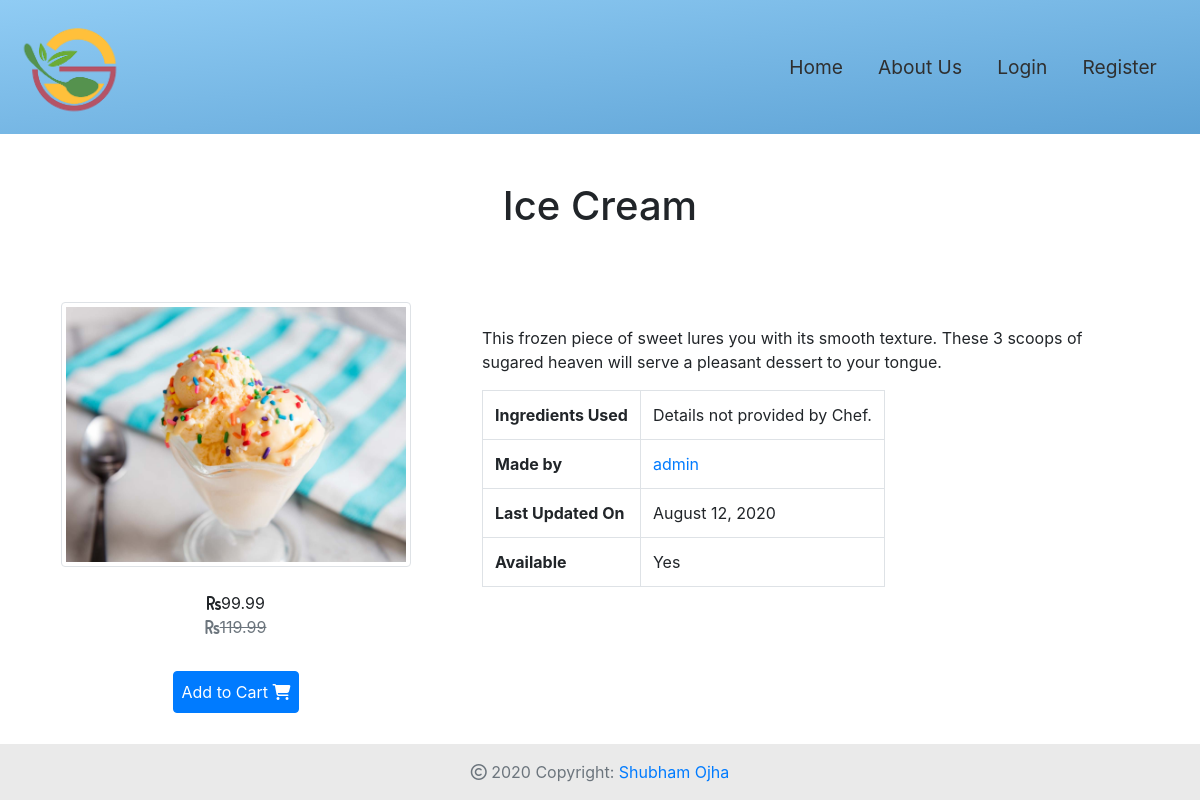
/food/4, run on the app's committed database.
### food_delivery/models.py (models this page shows, shortened)
class Food( models.Model):
    name = models.CharField( max_length= 75)
    description = models.TextField()
    datePosted = models.DateTimeField( auto_now= True)
    seller = models.ForeignKey( User, on_delete= models.CASCADE, default= 1)
    image = models.ImageField( blank= False, null= True, upload_to= 'foods')
    price = models.DecimalField( max_digits= 5, decimal_places= 2)
    discount = models.DecimalField( max_digits= 5, decimal_places= 2)
    quantity = models.IntegerField( default= 0)
    ingredients = models.TextField( default= 'Details not provided by Chef')
    @property
    def isAvailable( self):
        return self.quantity > 0
    @property
    def actualValue( self):
        return self.price - self.discount

### food_delivery/views.py (the view)
# urls.py: path( 'food/<int:pk>', FoodDetailView.as_view(), name='food-delivery-food-detail'),
class FoodDetailView( DetailView):
    model = Food
    template_name = 'food_delivery/food-detail.html'
    context_object_name = 'food'

### food_delivery/templates/food_delivery/food-detail.html (shortened to what this page needs)
{% extends 'food_delivery/base.html' %}
{% block header %}
	{{ food.name}}
{% endblock header %}
{% block main-content %}
	<div class="row pb-5" >
		<div class="col-lg-4 m-3 text-center">
            <img src="{{ food.image.url }}" alt="Profile Photo of Shubham Ojha" class="rounded img-thumbnail" style="max-height: 500px;">
            <div class="food-price p-4 ">
                <i class="fas fa-rupee-sign"></i>{{ food.actualValue }} <br>
                <span class="text-muted" style="text-decoration:line-through">
                    <i class="fas fa-rupee-sign"></i>{{food.price}}
                </span>
            </div>
            {% if food.isAvailable %}
                <div class="btn btn-primary p-2 m-2">
                    Add to Cart <i class="fas fa-shopping-cart"></i>
                </div>
            {% endif %}
        </div>
        <div class="col-lg-7 py-4 px-4 m-3">
            {{ food.description }} <br>
            <div class="table table-responsive mt-3" >
                <table class="table-hover table-bordered" id="food-info-table">
                    <tbody>
                        <tr>
                            <th scope="row" >Ingredients Used</th>
                            <td >{{food.ingredients}}</td>
                        </tr>
                        <tr>
                            <th scope="row" >Made by</th>
                            <td ><a href="
                                {% if food.seller == user %}
                                    {% url 'users-profile' %}
                                {% else %}
                                    {% url 'users-profile-viewer' food.seller.username %}
                                {% endif %}">{{ food.seller }}</a></td>
                        </tr>
                        <tr>
                            <th scope="row" >Last Updated On</th>
                            <td >{{ food.datePosted|date:'F d, Y' }}</td>
                        </tr>
                        <tr>
                            <th scope="row" >Available</th>
                            <td >{% if food.isAvailable %} Yes {% else %} No <i class="far fa-frown-open"></i> Please come back later to check if its available {% endif %}</td>
                        </tr>
                    </tbody>
                </table>
            </div>
        </div>
    </div>
{% endblock main-content %}

### data on the page
Food: name "Ice Cream", image (picture), actualValue "99.99", price "119.99", description "This frozen piece of sweet lures you with its smooth texture. These 3 scoops of sugared heaven will serve a pleasant dessert to your tongue.", ingredients "Details not provided by Chef.", seller "admin", datePosted "August 12, 2020"
